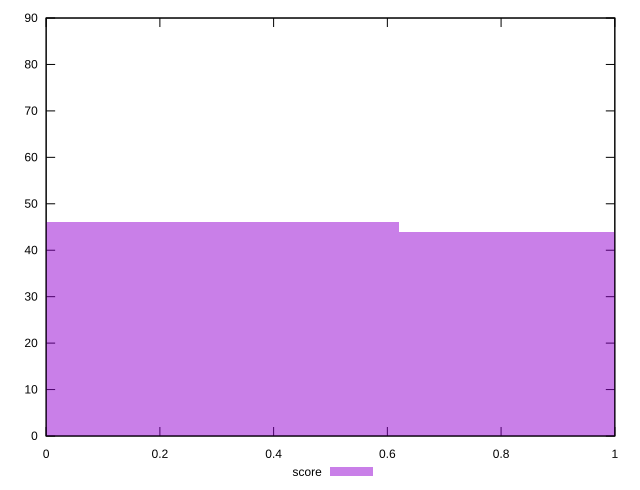

Here is the gnuplot script that generated this plot:
reset

$score <<EOF
1.2406543811108417 44
0 46
EOF

set key outside below
set boxwidth 1.2406543811108417
set xrange [0:1]
set yrange [0:90]
set trange [0:90]
set style fill transparent solid 0.5 noborder
set terminal svg size 640, 490 enhanced background rgb 'white'
set output "reports/report_00028_2021-02-24T12-49-42.674Z/third-party-summary/samples/card/score/histogram.svg"

plot $score title "score" with boxes

reset
